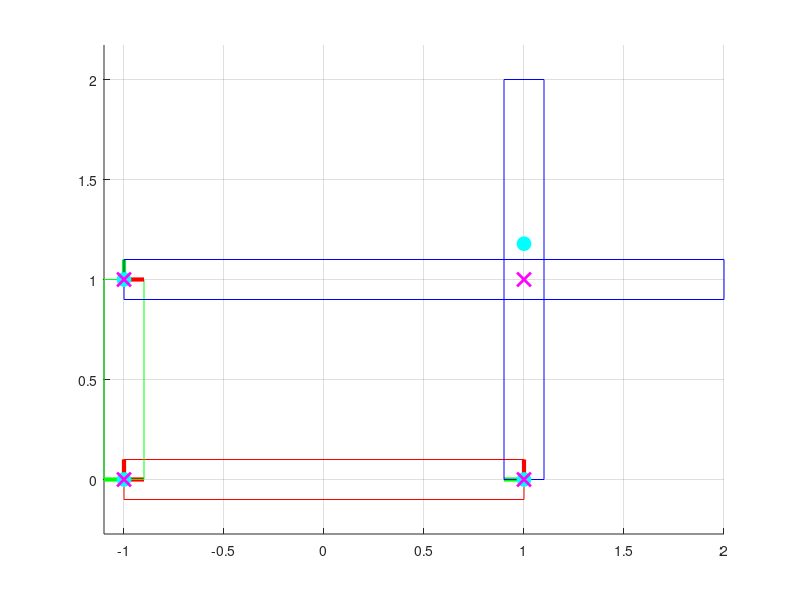

The MATLAB source for this figure: (Note: this script raises an error after producing the figure.)
function linkages(scene)
if nargin < 1
    scene = 0;
end

% Set up the scene here.
% Note that links don't have to be placed exactly. The first call to
% solveLinkage() will automatically snap the links so that all the
% constraints are satisfied.
linkages = [];
pins = [];
particles = [];
switch scene
    case 0
        % Crank-rocker
        % Bottom link
        links(1).angle = 0; % rotation from the positive x-axis
        links(1).pos = [-1;0]; % position of the center of rotation
        links(1).verts = [0,-0.1;2,-0.1;2,0.1;0,0.1]'; % display vertices
        % Left link
        links(2).angle = pi/2;
        links(2).pos = [-1;0];
        links(2).verts = [0,-0.1;1,-0.1;1,0.1;0,0.1]';
        % Right link
        links(3).angle = pi/2;
        links(3).pos = [1;0];
        links(3).verts = [0,-0.1;2,-0.1;2,0.1;0,0.1]';
        % Top link
        links(4).angle = 0;
        links(4).pos = [-1;1];
        links(4).verts = [0,-0.1;3,-0.1;3,0.1;0,0.1]';
        
        % Which link is grounded?
        grounded = 1;
        % Which link is the driver?
        % Note: the driver must be attached (with a pin) to the ground.
        driver = 2;
        
        % Bottom-left
        pins(1).links = [1,2];
        pins(1).pts = [0,0;0,0]';
        % Bottom-right
        pins(2).links = [1,3];
        pins(2).pts = [2,0;0,0]';
        % Left-top
        pins(3).links = [2,4];
        pins(3).pts = [1,0;0,0]';
        % Right-top
        pins(4).links = [3,4];
        pins(4).pts = [1+rand(1),0;2,0]'; % pin location on link3 is randomized
        
        % List of tracer particles for display
        particles(1).link = 4; % which link?
        particles(1).pt = [0.5;0.1]; % tracer particle point in local coords
        particles(1).ptsWorld = zeros(2,0); % transformed points, initially empty
        particles(2).link = 4;
        particles(2).pt = [2.5;-0.1];
        particles(2).ptsWorld = zeros(2,0);
        
    case 1
        % Drag-link
        % Bottom link
        links(1).angle = 0; % rotation from the positive x-axis
        links(1).pos = [-1;0]; % position of the center of rotation
        links(1).verts = [0,-0.1;2,-0.1;2,0.1;0,0.1]'; % display vertices
        % Left link
        links(2).angle = pi/2;
        links(2).pos = [-1;0];
        links(2).verts = [0,-0.1;1,-0.1;1,0.1;0,0.1]';
        % Right link
        links(3).angle = pi/1.5;
        links(3).pos = [1;0];
        links(3).verts = [0,-0.1;2,-0.1;2,0.1;0,0.1]';
        % Top link
        links(4).angle = pi/4;
        links(4).pos = [-1;1];
        links(4).verts = [0,-0.1;2.5,-0.1;2.5,0.1;0,0.1]';
        
        % Which link is grounded?
        grounded = 1;
        % Which link is the driver?
        % Note: the driver must be attached (with a pin) to the ground.
        driver = 2;
        
        % Bottom-left
        pins(1).links = [1,2];
        pins(1).pts = [0,0;0,0]';
        % Bottom-right
        pins(2).links = [1,3];
        pins(2).pts = [2,0;0,0]';
        % Left-top
        pins(3).links = [2,4];
        pins(3).pts = [1,0;0,0]';
        % Right-top
        pins(4).links = [3,4];
        pins(4).pts = [2,0;2.5,0]'; 
        
        % List of tracer particles for display
        particles(1).link = 4;
        particles(1).pt = [2.5;-0.0];
        particles(1).ptsWorld = zeros(2,0);
        
    case 2
        % Double-rocker
        % Bottom link
        links(1).angle = 0; % rotation from the positive x-axis
        links(1).pos = [-1;0]; % position of the center of rotation
        links(1).verts = [0,-0.1;2,-0.1;2,0.1;0,0.1]'; % display vertices
        % Left link
        links(2).angle = pi/3;
        links(2).pos = [-1;0];
        links(2).verts = [0,-0.1;2,-0.1;2,0.1;0,0.1]';
        % Right link
        links(3).angle = pi/3+pi/11;
        links(3).pos = [1;0];
        links(3).verts = [0,-0.1;2.5,-0.1;2.5,0.1;0,0.1]';
        % Top link
        links(4).angle = 0;
        links(4).pos = [-1;1];
        links(4).verts = [0,-0.1;2.5,-0.1;2.5,0.1;0,0.1]';
        
        % Which link is grounded?
        grounded = 1;
        % Which link is the driver?
        % Note: the driver must be attached (with a pin) to the ground.
        driver = 2;
        
        % Bottom-left
        pins(1).links = [1,2];
        pins(1).pts = [0,0;0,0]';
        % Bottom-right
        pins(2).links = [1,3];
        pins(2).pts = [2,0;0,0]';
        % Left-top
        pins(3).links = [2,4];
        pins(3).pts = [2,0;0,0]';
        % Right-top
        pins(4).links = [3,4];
        pins(4).pts = [2.5,0;2.5,0]';
        
        % List of tracer particles for display
        particles(1).link = 4;
        particles(1).pt = [2.5;-0.0];
        particles(1).ptsWorld = zeros(2,0);
        particles(2).link = 2;
        particles(2).pt = [2;-0.0];
        particles(2).ptsWorld = zeros(2,0);
        
    case 3
        % Hoekens
        % Bottom link
        links(1).angle = 0; % rotation from the positive x-axis
        links(1).pos = [-1;0]; % position of the center of rotation
        links(1).verts = [0,-0.1;2,-0.1;2,0.1;0,0.1]'; % display vertices
        % Left link
        links(2).angle = pi;
        links(2).pos = [-1;0];
        links(2).verts = [0,-0.1;1,-0.1;1,0.1;0,0.1]';
        % Right link
        links(3).angle = pi/1.5;
        links(3).pos = [1;0];
        links(3).verts = [0,-0.1;2.5,-0.1;2.5,0.1;0,0.1]';
        % Top link
        links(4).angle = pi/4;
        links(4).pos = [-1;1];
        links(4).verts = [0,-0.1;5,-0.1;5,0.1;0,0.1]';
        
        % Which link is grounded?
        grounded = 1;
        % Which link is the driver?
        % Note: the driver must be attached (with a pin) to the ground.
        driver = 2;
        
        % Bottom-left
        pins(1).links = [1,2];
        pins(1).pts = [0,0;0,0]';
        % Bottom-right
        pins(2).links = [1,3];
        pins(2).pts = [2,0;0,0]';
        % Left-top
        pins(3).links = [2,4];
        pins(3).pts = [1,0;0,0]';
        % Right-top
        pins(4).links = [3,4];
        pins(4).pts = [2.5,0;2.5,0]';
        
        % List of tracer particles for display
        particles(1).link = 4;
        particles(1).pt = [5;-0.0];
        particles(1).ptsWorld = zeros(2,0);
        
    case 4
        % Peaucellier-Lipkin
        % Bottom link l=2
        links(1).angle = 0; % rotation from the positive x-axis
        links(1).pos = [-1;0]; % position of the center of rotation
        links(1).verts = [0,-0.1;2,-0.1;2,0.1;0,0.1]'; % display vertices
        % Driver link l=2
        links(2).angle = 0;
        links(2).pos = [1;0];
        links(2).verts = [0,-0.1;2,-0.1;2,0.1;0,0.1]';
        
        % Double long link
        links(3).angle = pi/6;
        links(3).pos = [-1;0];
        links(3).verts = [0,-0.1;5,-0.1;5,0.1;0,0.1]';
 
        links(4).angle = 11*pi/6;
        links(4).pos = [-1;0];
        links(4).verts = [0,-0.1;5,-0.1;5,0.1;0,0.1]';
        
        % Quadruple short link
        links(5).angle = pi/4;
        links(5).pos = [3;0];
        links(5).verts = [0,-0.1;2.5,-0.1;2.5,0.1;0,0.1]';
 
        links(6).angle = 7*pi/4;
        links(6).pos = [3;0];
        links(6).verts = [0,-0.1;2.5,-0.1;2.5,0.1;0,0.1]';
        
        links(7).angle = 7*pi/4;
        links(7).pos = [4.4;1.4];
        links(7).verts = [0,-0.1;2.5,-0.1;2.5,0.1;0,0.1]';
 
        links(8).angle = pi/4;
        links(8).pos = [4.4;-1.4];
        links(8).verts = [0,-0.1;2.5,-0.1;2.5,0.1;0,0.1]';
        
        % Which link is grounded?
        grounded = 1;
        % Which link is the driver?
        % Note: the driver must be attached (with a pin) to the ground.
        driver = 2;
        
        % M
        pins(1).links = [1,2];
        pins(1).pts = [2,0;0,0]';
        % O1
        pins(2).links = [1,3];
        pins(2).pts = [0,0;0,0]';
        % O2
        pins(3).links = [1,4];
        pins(3).pts = [0,0;0,0]';
        % P1
        pins(4).links = [2,5];
        pins(4).pts = [2,0;0,0]'; 
        % P2
        pins(5).links = [2,6];
        pins(5).pts = [2,0;0,0]';
        
        % B1
        pins(6).links = [3,5];
        pins(6).pts = [5,0;2.5,0]';
        % B2
        pins(7).links = [5,7];
        pins(7).pts = [2.5,0;0,0]';
        
        % C1
        pins(8).links = [4,6];
        pins(8).pts = [5,0;2.5,0]';
        % C2
        pins(9).links = [6,8];
        pins(9).pts = [2.5,0;0,0]';
        
        % P'
        pins(10).links = [7,8];
        pins(10).pts = [2.5,0;2.5,0]';
        
        % List of tracer particles for display
        particles(1).link = 7;
        particles(1).pt = [2.5;0];
        particles(1).ptsWorld = zeros(2,0);
        
    case 5
        % Klann
        links(1).angle = pi+pi/8; % rotation from the positive x-axis
        links(1).pos = [0;0]; % position of the center of rotation
        links(1).verts = [0,-0.1;3,-0.1;3,0.1;0,0.1]'; % display vertices
      
        links(2).angle = pi/2+pi/8;
        links(2).pos = [0;0];
        links(2).verts = [0,-0.1;1.1,-0.1;1.1,0.1;0,0.1]';
        
        links(3).angle = pi/2;
        links(3).pos = [-2.75;-1.25];
        links(3).verts = [0,-0.1;1.8,-0.1;1.8,0.1;0,0.1]';
 
        links(4).angle = pi;
        links(4).pos = [-0.3;0.9];
        links(4).verts = [0,-0.1;5.1,-0.1;5.1,0.1;0,0.1]';
        
        links(5).angle = pi/2+pi/5;
        links(5).pos = [-2.75;0.6];
        links(5).verts = [0,-0.1;1.8,-0.1;1.8,0.1;0,0.1]';
 
        links(6).angle = -pi/2-pi/5;
        links(6).pos = [-2.75;0.6];
        links(6).verts = [0,-0.1;7.5,-0.1;7.5,0.1;0,0.1]';
        
        % Which link is grounded?
        grounded = 1;
        % Which link is the driver?
        % Note: the driver must be attached (with a pin) to the ground.
        driver = 2;
        
        pins(1).links = [1,2];
        pins(1).pts = [0,0;0,0]';
        
        pins(2).links = [1,3];
        pins(2).pts = [3,0;0,0]';
       
        pins(3).links = [2,4];
        pins(3).pts = [1.1,0;0,0]';
        
        pins(4).links = [3,4];
        pins(4).pts = [1.8,0;2.8,0]'; 
        
        pins(5).links = [1,5];
        pins(5).pts = [1.75,-2.5;0,0]';
        
        pins(6).links = [5,6];
        pins(6).pts = [1.8,0;0,0]';
        
        pins(7).links = [4,6];
        pins(7).pts = [5.1,0;2.6,0]';
        
        % List of tracer particles for display
        particles(1).link = 6;
        particles(1).pt = [7.5;0];
        particles(1).ptsWorld = zeros(2,0);
    case 10
        % Extra credit!

end

% Initialize
for i = 1 : length(links)
    links(i).grounded = (i == grounded);
    links(i).driver = (i == driver);
    % These target quantities are only used for grounded and driver links
    links(i).angleTarget = links(i).angle;
    links(i).posTarget = links(i).pos;
end
drawScene(links,pins,particles,true);

% lsqnonlin options
if verLessThan('matlab','8.1')
    opt = optimset(...
        'Jacobian','on',...
        'DerivativeCheck','off',...
        'Display','off'); % final-detailed iter-detailed off
else
    opt = optimoptions('lsqnonlin',...
        'Jacobian','on',...
        'DerivativeCheck','off',...
        'Display','off'); % final-detailed iter-detailed off
end

% Simulation loop
t = 0; % current time
T = 1; % final time
dt = 0.01; % time step
angVel = 2*pi; % driver angular velocity
angle = [0,0];
if scene == 2
    angle = [-pi/2 * pi/3,pi/2 * pi/3];
    T = 3;
    dt = 0.05;
elseif scene == 4
    angle = [0,3*pi/4];
    T = 3;
    dt = 0.05;
% elseif scene == 5
%     angle = [pi*pi,0];
%     T = 2;
%     dt = 0.01;
elseif scene == 6
    angle = [pi*pi,0];
    T = 1;
    dt = 0.02;
else
    angle = [0,pi*pi];
end
difference = angle(2) - angle(1);

while t < T
    % Procedurally set the driver angle.
    % Right now, the target angle is being linearly increased, but you may
    % want to do something else.
    % links(driver).angleTarget = links(driver).angleTarget + dt*angVel;
    links(driver).angleTarget = links(driver).angleTarget + difference*dt*sin(pi*t);
    % Solve for linkage orientations and positions
    [links,feasible] = solveLinkage(links,pins,opt);
    % Update particle positions
    particles = updateParticles(links,particles);
    % Draw scene
    drawScene(links,pins,particles);
    % Quit if over-constrained
    if ~feasible
        break;
    end
    t = t + dt;
end

end

%%
function [R,dR] = rotationMatrix(angle)
c = cos(angle);
s = sin(angle);
% Rotation matrix
R = zeros(2);
R(1,1) = c;
R(1,2) = -s;
R(2,1) = s;
R(2,2) = c;
if nargout >= 2
    % Rotation matrix derivative
    dR = zeros(2);
    dR(1,1) = -s;
    dR(1,2) = -c;
    dR(2,1) = c;
    dR(2,2) = -s;
end
end

%%
function [links,feasible] = solveLinkage(links,pins,opt)
nlinks = length(links);
% Extract the current angles and positions into a vector
angPos0 = zeros(3*nlinks,1);
for i = 1 : nlinks
    link = links(i);
    ii = (i-1)*3+(1:3);
    angPos0(ii(1)) = link.angle;
    angPos0(ii(2:3)) = link.pos;
end
% Limits
lb = -inf(size(angPos0));
ub =  inf(size(angPos0));
% Solve for angles and positions
[angPos,r2] = lsqnonlin(@(angPos)objFun(angPos,links,pins),angPos0,lb,ub,opt);
% If the mechanism is feasible, then the residual should be zero
feasible = true;
if r2 > 1e-6
    fprintf('Mechanism is over constrained!\n');
    feasible = false;
end
% Extract the angles and positions from the values in the vector
for i = 1 : length(links)
    ii = (i-1)*3+(1:3);
    links(i).angle = angPos(ii(1));
    links(i).pos = angPos(ii(2:3));
end
end

%%
function [f,J] = objFun(angPos,links,pins)
nlinks = length(links);
npins = length(pins);
% Temporarily change angles and positions of the links. These changes will
% be undone when exiting this function.
for i = 1 : nlinks
    ii = (i-1)*3+(1:3);
    links(i).angle = angPos(ii(1));
    links(i).pos = angPos(ii(2:3));
end

% Evaluate constraints
ndof = 3*nlinks;
ncon = 3 + 3 + 2*npins; % 3 for ground, 3 for driver, 2*npins for pins
f = zeros(ncon,1);
J = zeros(ncon,ndof);
k = 0;
% Some angles and positions are fixed
for i = 1 : nlinks
    link = links(i);
    if link.grounded || link.driver
        % Grounded and driver links have their angles and positions
        % prescribed.
        f(k+1,    1) = link.angle - link.angleTarget;
        f(k+(2:3),1) = link.pos - link.posTarget;
        % The Jacobian of this constraint is the identity matrix
        J(k+(1:3),k+(1:3)) = eye(3);
        k = k + 3;
    end
end
% Pin constraints
for i = 1 : npins
    pin = pins(i);
    rows = k+(1:2); % row index of this pin constraint
    indLinkA = pin.links(1); % array index of link A
    indLinkB = pin.links(2); % array index of link B
    linkA = links(indLinkA);
    linkB = links(indLinkB);
    [Ra,dRa] = rotationMatrix(linkA.angle);
    [Rb,dRb] = rotationMatrix(linkB.angle);
    % Local positions
    ra = pin.pts(:,1);
    rb = pin.pts(:,2);
    % World positions
    xa = Ra * ra + linkA.pos;
    xb = Rb * rb + linkB.pos;
    p = xa(1:2) - xb(1:2);
    f(rows,1) = p;
    % Column indices for the angles and positions of links A and B
    colAngA = (indLinkA-1)*3 + 1;
    colPosA = (indLinkA-1)*3 + (2:3);
    colAngB = (indLinkB-1)*3 + 1;
    colPosB = (indLinkB-1)*3 + (2:3);
    % The Jacobian of this constraint is the partial derivative of f wrt
    % the angles and positions of the two links.
    J(rows,colAngA) = dRa * ra;
    J(rows,colPosA) = eye(2);
    J(rows,colAngB) = -dRb * rb;
    J(rows,colPosB) = -eye(2);
    k = k + 2;
end
end

%%
function particles = updateParticles(links,particles)
% Transform particle position from local to world
for i = 1 : length(particles)
    particle = particles(i);
    link = links(particle.link);
    R = rotationMatrix(link.angle);
    x = R * particle.pt + link.pos;
    % Append world position to the array (grows indefinitely)
    particles(i).ptsWorld(:,end+1) = x;
end
end

%%
function drawScene(links,pins,particles,initialize)
if nargin < 4
    initialize = false;
end
if initialize
    clf;
else
    cla;
end
hold on;
grid on;
% Draw links
for i = 1 : length(links)
    link = links(i);
    R = rotationMatrix(link.angle);
    % Draw frame
    p = link.pos; % frame origin
    s = 0.1; % frame display size
    px = p + s*R(:,1); % frame x-axis
    py = p + s*R(:,2); % frame y-axis
    plot([p(1),px(1)],[p(2),px(2)],'r','LineWidth',3);
    plot([p(1),py(1)],[p(2),py(2)],'g','LineWidth',3);
    % Draw link geometry
    if link.grounded
        color = [1 0 0];
    elseif link.driver
        color = [0 1 0];
    else
        color = [0 0 1];
    end
    E = [R,link.pos;0,0,1]; % transformation matrix
    vertsLocal = [link.verts;ones(1,size(link.verts,2))];
    vertsWorld = E * vertsLocal;
    plot(vertsWorld(1,[1:end,1]),vertsWorld(2,[1:end,1]),'Color',color);
end
% Draw pins
for i = 1 : length(pins)
    pin = pins(i);
    linkA = links(pin.links(1));
    linkB = links(pin.links(2));
    Ra = rotationMatrix(linkA.angle);
    Rb = rotationMatrix(linkB.angle);
    xa = Ra * pin.pts(:,1) + linkA.pos;
    xb = Rb * pin.pts(:,2) + linkB.pos;
    plot(xa(1),xa(2),'co','MarkerSize',10,'MarkerFaceColor','c');
    plot(xb(1),xb(2),'mx','MarkerSize',10,'LineWidth',2);
end
% Draw particles
for i = 1 : length(particles)
    particle = particles(i);
    if ~isempty(particle.ptsWorld)
        plot(particle.ptsWorld(1,:),particle.ptsWorld(2,:),'k');
        plot(particle.ptsWorld(1,end),particle.ptsWorld(2,end),'ko');
    end
end
axis equal;
drawnow;
end
